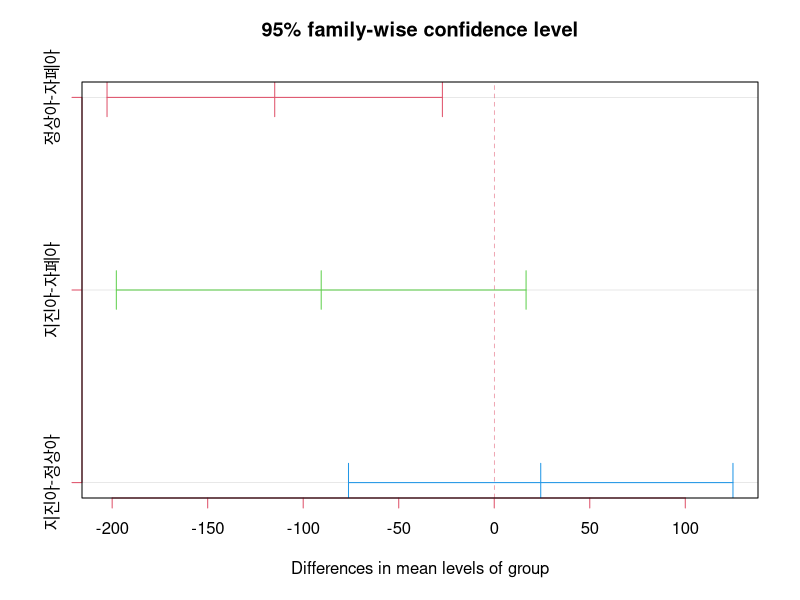

Write the R code that produced this figure.
# 자폐아
autistic <- c(
  755, 365, 820, 900, 170,
  300, 325, 385, 380, 215,
  400, 343, 415, 345, 410,
  460, 225, 440, 400, 360,
  435, 450, 360
)
# 정상아
normal <- c(
  165, 390, 290, 435, 235,
  345, 320, 330, 205, 375,
  345, 305, 220, 270, 355,
  360, 335, 305, 325, 245,
  285, 370, 345, 345, 230,
  370, 285, 315, 195, 270,
  305, 375, 220
)
# 지진아
retard <- c(
  380, 510, 315, 565, 715,
  380, 390, 245, 155, 335,
  295, 200, 105, 105, 245
)
rate <- c(
  autistic,
  normal,
  retard
)
group <- factor(rep(c('자폐아', '정상아', '지진아'), c(length(autistic), length(normal), length(retard))))
aov_result <- aov(rate ~ group)

hsd<-TukeyHSD(aov_result)
hsd
plot(hsd,col=2:4)